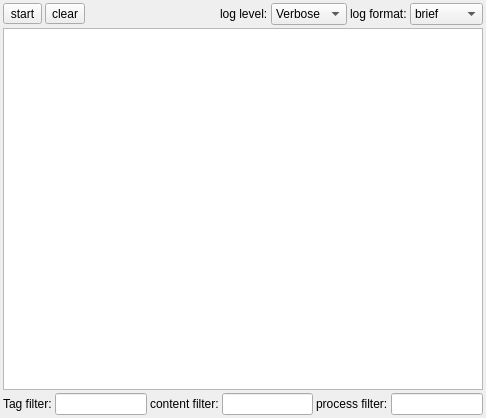
<?xml version="1.0" encoding="UTF-8"?>
<ui version="4.0">
 <class>CConsoleForm</class>
 <widget class="QWidget" name="CConsoleForm">
  <property name="geometry">
   <rect>
    <x>0</x>
    <y>0</y>
    <width>486</width>
    <height>418</height>
   </rect>
  </property>
  <property name="minimumSize">
   <size>
    <width>400</width>
    <height>200</height>
   </size>
  </property>
  <property name="windowTitle">
   <string>Form</string>
  </property>
  <layout class="QGridLayout" name="gridLayout">
   <property name="leftMargin">
    <number>3</number>
   </property>
   <property name="topMargin">
    <number>3</number>
   </property>
   <property name="rightMargin">
    <number>3</number>
   </property>
   <property name="bottomMargin">
    <number>3</number>
   </property>
   <property name="spacing">
    <number>3</number>
   </property>
   <item row="0" column="0">
    <layout class="QHBoxLayout" name="headInputLayout">
     <property name="spacing">
      <number>3</number>
     </property>
     <item>
      <widget class="QToolButton" name="recordToolButton">
       <property name="text">
        <string>start</string>
       </property>
       <property name="icon">
        <iconset resource="canary-img.qrc">
         <normaloff>:/img/start_record</normaloff>:/img/start_record</iconset>
       </property>
       <property name="toolButtonStyle">
        <enum>Qt::ToolButtonTextBesideIcon</enum>
       </property>
      </widget>
     </item>
     <item>
      <widget class="QToolButton" name="clearToolButton">
       <property name="text">
        <string>clear</string>
       </property>
       <property name="icon">
        <iconset resource="canary-img.qrc">
         <normaloff>:/img/edit_clear</normaloff>:/img/edit_clear</iconset>
       </property>
       <property name="toolButtonStyle">
        <enum>Qt::ToolButtonTextBesideIcon</enum>
       </property>
      </widget>
     </item>
     <item>
      <spacer name="horizontalSpacer">
       <property name="orientation">
        <enum>Qt::Horizontal</enum>
       </property>
       <property name="sizeHint" stdset="0">
        <size>
         <width>40</width>
         <height>20</height>
        </size>
       </property>
      </spacer>
     </item>
     <item>
      <widget class="QLabel" name="label">
       <property name="sizePolicy">
        <sizepolicy hsizetype="Minimum" vsizetype="Minimum">
         <horstretch>0</horstretch>
         <verstretch>0</verstretch>
        </sizepolicy>
       </property>
       <property name="text">
        <string>log level:</string>
       </property>
      </widget>
     </item>
     <item>
      <widget class="QComboBox" name="logLevelComboBox">
       <item>
        <property name="text">
         <string notr="true">Verbose</string>
        </property>
       </item>
       <item>
        <property name="text">
         <string notr="true">Debug</string>
        </property>
       </item>
       <item>
        <property name="text">
         <string notr="true">Info</string>
        </property>
       </item>
       <item>
        <property name="text">
         <string notr="true">Warn</string>
        </property>
       </item>
       <item>
        <property name="text">
         <string notr="true">Error</string>
        </property>
       </item>
       <item>
        <property name="text">
         <string notr="true">Assert</string>
        </property>
       </item>
      </widget>
     </item>
     <item>
      <widget class="QLabel" name="label_4">
       <property name="sizePolicy">
        <sizepolicy hsizetype="Minimum" vsizetype="Minimum">
         <horstretch>0</horstretch>
         <verstretch>0</verstretch>
        </sizepolicy>
       </property>
       <property name="text">
        <string>log format:</string>
       </property>
      </widget>
     </item>
     <item>
      <widget class="QComboBox" name="logFormatComboBox">
       <item>
        <property name="text">
         <string>brief</string>
        </property>
       </item>
       <item>
        <property name="text">
         <string>process</string>
        </property>
       </item>
       <item>
        <property name="text">
         <string>tag</string>
        </property>
       </item>
       <item>
        <property name="text">
         <string>thread</string>
        </property>
       </item>
       <item>
        <property name="text">
         <string>raw</string>
        </property>
       </item>
       <item>
        <property name="text">
         <string>time</string>
        </property>
       </item>
       <item>
        <property name="text">
         <string>long</string>
        </property>
       </item>
      </widget>
     </item>
    </layout>
   </item>
   <item row="1" column="0">
    <widget class="QTextEdit" name="logContentTextEdit">
     <property name="contextMenuPolicy">
      <enum>Qt::CustomContextMenu</enum>
     </property>
     <property name="sizeAdjustPolicy">
      <enum>QAbstractScrollArea::AdjustIgnored</enum>
     </property>
     <property name="lineWrapMode">
      <enum>QTextEdit::NoWrap</enum>
     </property>
     <property name="readOnly">
      <bool>true</bool>
     </property>
    </widget>
   </item>
   <item row="2" column="0">
    <layout class="QHBoxLayout" name="bottomInputLayout">
     <property name="spacing">
      <number>3</number>
     </property>
     <item>
      <widget class="QLabel" name="label_3">
       <property name="text">
        <string>Tag filter:</string>
       </property>
      </widget>
     </item>
     <item>
      <widget class="QLineEdit" name="filterTagLineEdit">
       <property name="clearButtonEnabled">
        <bool>true</bool>
       </property>
      </widget>
     </item>
     <item>
      <widget class="QLabel" name="label_5">
       <property name="text">
        <string>content filter:</string>
       </property>
      </widget>
     </item>
     <item>
      <widget class="QLineEdit" name="filterContentLineEdit">
       <property name="clearButtonEnabled">
        <bool>true</bool>
       </property>
      </widget>
     </item>
     <item>
      <widget class="QLabel" name="label_6">
       <property name="text">
        <string>process filter:</string>
       </property>
      </widget>
     </item>
     <item>
      <widget class="QLineEdit" name="filterPIDLineEdit">
       <property name="clearButtonEnabled">
        <bool>true</bool>
       </property>
      </widget>
     </item>
    </layout>
   </item>
  </layout>
  <action name="actioncopy">
   <property name="icon">
    <iconset resource="canary-img.qrc">
     <normaloff>:/img/edit_copy</normaloff>:/img/edit_copy</iconset>
   </property>
   <property name="text">
    <string>copy</string>
   </property>
   <property name="shortcut">
    <string>Ctrl+C</string>
   </property>
  </action>
  <action name="actionselect_all">
   <property name="icon">
    <iconset resource="canary-img.qrc">
     <normaloff>:/img/edit_select_all</normaloff>
     <normalon>:/img/edit_select_all</normalon>:/img/edit_select_all</iconset>
   </property>
   <property name="text">
    <string>select all</string>
   </property>
   <property name="shortcut">
    <string>Ctrl+A</string>
   </property>
  </action>
  <action name="actionclear">
   <property name="icon">
    <iconset resource="canary-img.qrc">
     <normaloff>:/img/edit_clear</normaloff>
     <normalon>:/img/edit_clear</normalon>:/img/edit_clear</iconset>
   </property>
   <property name="text">
    <string>clear</string>
   </property>
   <property name="shortcut">
    <string>Ctrl+L</string>
   </property>
  </action>
  <action name="actionsave_to_file">
   <property name="icon">
    <iconset resource="canary-img.qrc">
     <normaloff>:/img/document_save</normaloff>
     <normalon>:/img/document_save</normalon>:/img/document_save</iconset>
   </property>
   <property name="text">
    <string>save to file</string>
   </property>
   <property name="shortcut">
    <string>Ctrl+S</string>
   </property>
  </action>
 </widget>
 <resources>
  <include location="canary-img.qrc"/>
 </resources>
 <connections>
  <connection>
   <sender>actionclear</sender>
   <signal>triggered()</signal>
   <receiver>logContentTextEdit</receiver>
   <slot>clear()</slot>
   <hints>
    <hint type="sourcelabel">
     <x>242</x>
     <y>208</y>
    </hint>
    <hint type="destinationlabel">
     <x>242</x>
     <y>208</y>
    </hint>
   </hints>
  </connection>
  <connection>
   <sender>actionselect_all</sender>
   <signal>triggered()</signal>
   <receiver>logContentTextEdit</receiver>
   <slot>selectAll()</slot>
   <hints>
    <hint type="sourcelabel">
     <x>-1</x>
     <y>-1</y>
    </hint>
    <hint type="destinationlabel">
     <x>242</x>
     <y>208</y>
    </hint>
   </hints>
  </connection>
 </connections>
</ui>
